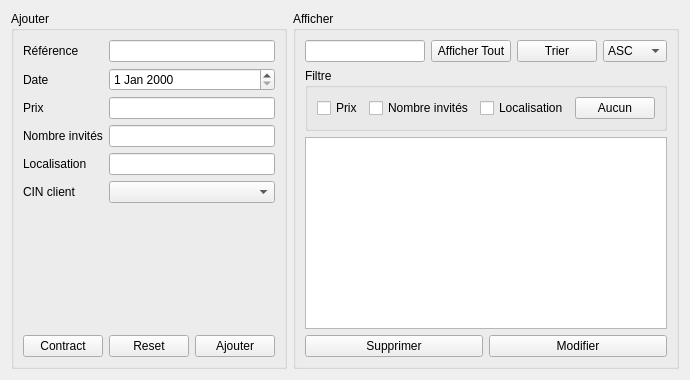
                      <widget class="QWidget" name="tab_13">
                       <attribute name="title">
                        <string>Réservations</string>
                       </attribute>
                       <layout class="QHBoxLayout" name="horizontalLayout_107">
                        <item>
                         <widget class="QGroupBox" name="groupBox_ajouter_table_4">
                          <property name="title">
                           <string>Ajouter</string>
                          </property>
                          <layout class="QVBoxLayout" name="verticalLayout_42">
                           <item>
                            <layout class="QVBoxLayout" name="verticalLayout_43">
                             <item>
                              <layout class="QFormLayout" name="formLayout_12">
                               <item row="0" column="0">
                                <widget class="QLabel" name="nombrePlacesLabel_4">
                                 <property name="text">
                                  <string>Référence</string>
                                 </property>
                                </widget>
                               </item>
                               <item row="0" column="1">
                                <widget class="QLineEdit" name="reference_reservation_2"/>
                               </item>
                               <item row="1" column="0">
                                <widget class="QLabel" name="dateLabel_2">
                                 <property name="text">
                                  <string>Date</string>
                                 </property>
                                </widget>
                               </item>
                               <item row="1" column="1">
                                <widget class="QDateEdit" name="date_reservation_2"/>
                               </item>
                               <item row="2" column="0">
                                <widget class="QLabel" name="prixLabel_2">
                                 <property name="text">
                                  <string>Prix</string>
                                 </property>
                                </widget>
                               </item>
                               <item row="2" column="1">
                                <widget class="QLineEdit" name="prix_reservation_2"/>
                               </item>
                               <item row="3" column="0">
                                <widget class="QLabel" name="nombreInvitSLabel_2">
                                 <property name="text">
                                  <string>Nombre invités</string>
                                 </property>
                                </widget>
                               </item>
                               <item row="3" column="1">
                                <widget class="QLineEdit" name="nb_invites_reservation_2"/>
                               </item>
                               <item row="4" column="0">
                                <widget class="QLabel" name="localisationLabel_2">
                                 <property name="text">
                                  <string>Localisation</string>
                                 </property>
                                </widget>
                               </item>
                               <item row="4" column="1">
                                <widget class="QLineEdit" name="localisation_reservation_2"/>
                               </item>
                               <item row="5" column="0">
                                <widget class="QLabel" name="cINClientLabel_2">
                                 <property name="text">
                                  <string>CIN client</string>
                                 </property>
                                </widget>
                               </item>
                               <item row="5" column="1">
                                <widget class="QComboBox" name="comboBox_reservations_2"/>
                               </item>
                              </layout>
                             </item>
                             <item>
                              <layout class="QHBoxLayout" name="horizontalLayout_108">
                               <item>
                                <widget class="QPushButton" name="contract_reservation_2">
                                 <property name="text">
                                  <string>Contract</string>
                                 </property>
                                </widget>
                               </item>
                               <item>
                                <widget class="QPushButton" name="reset_reservation_2">
                                 <property name="text">
                                  <string>Reset</string>
                                 </property>
                                </widget>
                               </item>
                               <item>
                                <widget class="QPushButton" name="ajouter_reservation_2">
                                 <property name="text">
                                  <string>Ajouter</string>
                                 </property>
                                </widget>
                               </item>
                              </layout>
                             </item>
                            </layout>
                           </item>
                          </layout>
                         </widget>
                        </item>
                        <item>
                         <widget class="QGroupBox" name="groupBox_afficher_table_4">
                          <property name="title">
                           <string>Afficher</string>
                          </property>
                          <layout class="QVBoxLayout" name="verticalLayout_44">
                           <item>
                            <layout class="QVBoxLayout" name="verticalLayout_45">
                             <item>
                              <layout class="QHBoxLayout" name="horizontalLayout_109">
                               <item>
                                <widget class="QLineEdit" name="recherche_reservation_2"/>
                               </item>
                               <item>
                                <widget class="QPushButton" name="afficher_tout_reservation_2">
                                 <property name="text">
                                  <string>Afficher Tout</string>
                                 </property>
                                </widget>
                               </item>
                               <item>
                                <widget class="QPushButton" name="trier_reservation_2">
                                 <property name="text">
                                  <string>Trier</string>
                                 </property>
                                </widget>
                               </item>
                               <item>
                                <widget class="QComboBox" name="ordre_reservation_2">
                                 <item>
                                  <property name="text">
                                   <string>ASC</string>
                                  </property>
                                 </item>
                                 <item>
                                  <property name="text">
                                   <string>DESC</string>
                                  </property>
                                 </item>
                                </widget>
                               </item>
                              </layout>
                             </item>
                             <item>
                              <layout class="QHBoxLayout" name="horizontalLayout_110"/>
                             </item>
                             <item>
                              <layout class="QHBoxLayout" name="horizontalLayout_111">
                               <item>
                                <widget class="QGroupBox" name="groupBox_19">
                                 <property name="title">
                                  <string>Filtre</string>
                                 </property>
                                 <layout class="QHBoxLayout" name="horizontalLayout_112">
                                  <item>
                                   <layout class="QHBoxLayout" name="horizontalLayout_113">
                                    <item>
                                     <widget class="QCheckBox" name="checkBox_prix_reservation_2">
                                      <property name="text">
                                       <string>Prix</string>
                                      </property>
                                     </widget>
                                    </item>
                                    <item>
                                     <widget class="QCheckBox" name="checkBox_nb_invites_reservation_2">
                                      <property name="text">
                                       <string>Nombre invités</string>
                                      </property>
                                     </widget>
                                    </item>
                                    <item>
                                     <widget class="QCheckBox" name="checkBox_localisation_reservation_2">
                                      <property name="text">
                                       <string>Localisation</string>
                                      </property>
                                     </widget>
                                    </item>
                                    <item>
                                     <widget class="QPushButton" name="aucun_reservation_2">
                                      <property name="text">
                                       <string>Aucun</string>
                                      </property>
                                     </widget>
                                    </item>
                                   </layout>
                                  </item>
                                 </layout>
                                </widget>
                               </item>
                              </layout>
                             </item>
                             <item>
                              <layout class="QHBoxLayout" name="horizontalLayout_114">
                               <item>
                                <widget class="QTableView" name="tableView_reservation_2"/>
                               </item>
                              </layout>
                             </item>
                             <item>
                              <layout class="QHBoxLayout" name="horizontalLayout_115">
                               <item>
                                <widget class="QPushButton" name="supprimer_reservation_2">
                                 <property name="text">
                                  <string>Supprimer</string>
                                 </property>
                                </widget>
                               </item>
                               <item>
                                <widget class="QPushButton" name="modifier_reservation_2">
                                 <property name="text">
                                  <string>Modifier</string>
                                 </property>
                                 <property name="checkable">
                                  <bool>true</bool>
                                 </property>
                                </widget>
                               </item>
                              </layout>
                             </item>
                            </layout>
                           </item>
                          </layout>
                         </widget>
                        </item>
                       </layout>
                      </widget>
